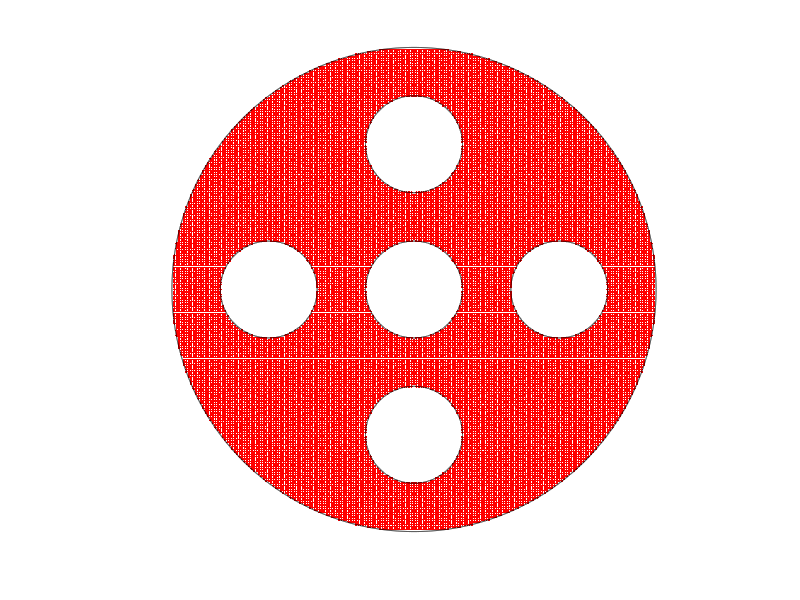

This chart was generated by the following MATLAB code: (Note: this script raises an error after producing the figure.)
% Example_6cr502_contour_save.m
% Nasser June 12, 2019
clear;clc
% To generate the data in the files:
% x5cr_505_pt.mat, y5cr_502_pt.mat, R5cr_502_pt.mat,
% which will be used by the MATLAB file:
% Example_6cr502_contour_plot.m
% to plot the contour lines in Figure 16 (second row, right) in the paper:
% E. Kalmoun, M. Nasser and M. Vuorinen, Numerical computation of Mityuk's
% function and radius for some canonical slit domains. 
% 
%
% choose the values of theta_0, theta_1, ..., theta_5
% here theta_1=theta_2=theta_3=theta_5=0, theta_4=pi/2 (the canonical 
% domain is the unit disk with 4 radial slits and one circular slit
%
thetak = [pi/2;0;0;0;pi/2;0];
% The parametrization of the boundary
n  =  2^14;
t  = [0:2*pi/n:2*pi-2*pi/n].';
k  =  1; % the unit circle: |z|=1
et(1+(k-1)*n:k*n,1)  =  1.* exp(i.*t);
etp(1+(k-1)*n:k*n,1) =  1i.*exp(i.*t);
k  =  2; % the inner circle: |z-0.0|=0.2
et(1+(k-1)*n:k*n,1)  =  0.0 +0.2.* exp(-i.*t);
etp(1+(k-1)*n:k*n,1) =      -0.2i.*exp(-i.*t);
k  =  3; % the inner circle: |z-0.6|=0.2
et(1+(k-1)*n:k*n,1)  =  0.6 +0.2.* exp(-i.*t);
etp(1+(k-1)*n:k*n,1) =      -0.2i.*exp(-i.*t);
k  =  4; % the inner circle: |z-0.6i|=0.2
et(1+(k-1)*n:k*n,1)  =  0.6i+0.2.* exp(-i.*t);
etp(1+(k-1)*n:k*n,1) =      -0.2i.*exp(-i.*t);
k  =  5; % the inner circle: |z+0.6|=0.2
et(1+(k-1)*n:k*n,1)  = -0.6 +0.2.* exp(-i.*t);
etp(1+(k-1)*n:k*n,1) =      -0.2i.*exp(-i.*t);
k  =  6; % the inner circle: |z+0.6i|=0.2
et(1+(k-1)*n:k*n,1)  = -0.6i+0.2.* exp(-i.*t);
etp(1+(k-1)*n:k*n,1) =      -0.2i.*exp(-i.*t);
% generat a meshgrid in the domain G
% [x,y]=meshgrid([-0.99:0.02:-0.89,-0.895:0.005:-0.855,-0.85:0.02:-0.33,-0.32:0.005:-0.275,-0.27:0.02:-0.05,...
%                 -0.04:0.005:0.04,0.05:0.02:0.27,0.275:0.005:0.32,0.33:0.02:0.85,0.855:0.005:0.895,0.89:0.02:0.99],...
%                [-0.99:0.02:-0.89,-0.895:0.005:-0.855,-0.85:0.02:-0.33,-0.32:0.005:-0.275,-0.27:0.02:-0.05,...
%                 -0.04:0.005:0.04,0.05:0.02:0.27,0.275:0.005:0.32,0.33:0.02:0.85,0.855:0.005:0.895,0.89:0.02:0.99]);
[x,y]=meshgrid([-0.99:0.01:0.99],[-0.99:0.01:0.99]);
z=x+i*y;
z(abs(z)>=1 | abs(z)<=0.2 | abs(z-0.6)<=0.2 | abs(z-0.6i)<=0.2 | abs(z+0.6)<=0.2 | abs(z+0.6i)<=0.2) = NaN;
sum(sum(abs(z)>=0))
% 
% plot(real(z),imag(z),'.r');
% 
hold on
box on
plot(real(z),imag(z),'.r');
k  =  1; crv=et(1+(k-1)*n:k*n,1);plot(real(crv),imag(crv),'k')
k  =  2; crv=et(1+(k-1)*n:k*n,1);plot(real(crv),imag(crv),'k')
k  =  3; crv=et(1+(k-1)*n:k*n,1);plot(real(crv),imag(crv),'k')
k  =  4; crv=et(1+(k-1)*n:k*n,1);plot(real(crv),imag(crv),'k')
k  =  5; crv=et(1+(k-1)*n:k*n,1);plot(real(crv),imag(crv),'k')
k  =  6; crv=et(1+(k-1)*n:k*n,1);plot(real(crv),imag(crv),'k')
axis equal
grid on
axis([-1.01  1.01 -1.01  1.01])
axis off
%
%
% 
% computing the values of Compute Mityuk's radius R(G,alpha) where alpha is
% the matrix of meshgrid points
[mz,nz]  = size(z);
for k=1:mz
    for j=1:nz
        if abs(z(k,j))>=0
            R(k,j)  =  Mityuk(et,etp,n,thetak,z(k,j));
        else
            R(k,j)  =  NaN;
        end
        [x(k,j) y(k,j) R(k,j)]
    end
end
% save the data
save('x5cr_502_pt.mat', 'x', '-ascii', '-double')
save('y5cr_502_pt.mat', 'y', '-ascii', '-double')
save('R5cr_502_pt.mat', 'R', '-ascii', '-double')
%